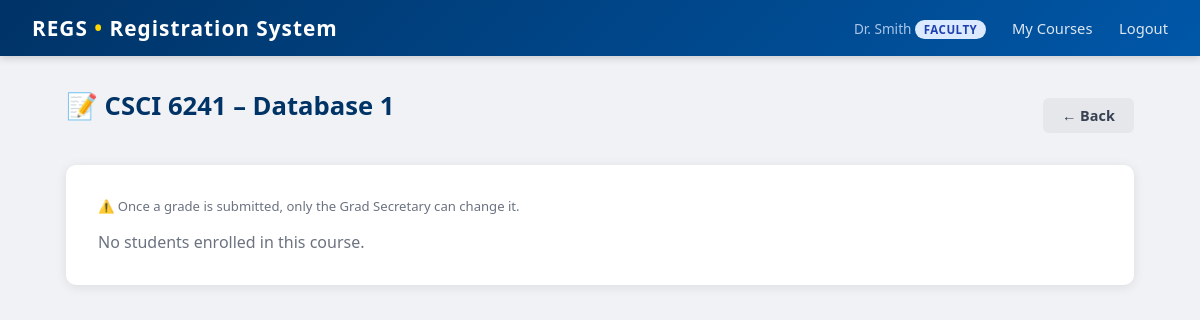
The app's page /faculty/grades/6 (signed in), older data.
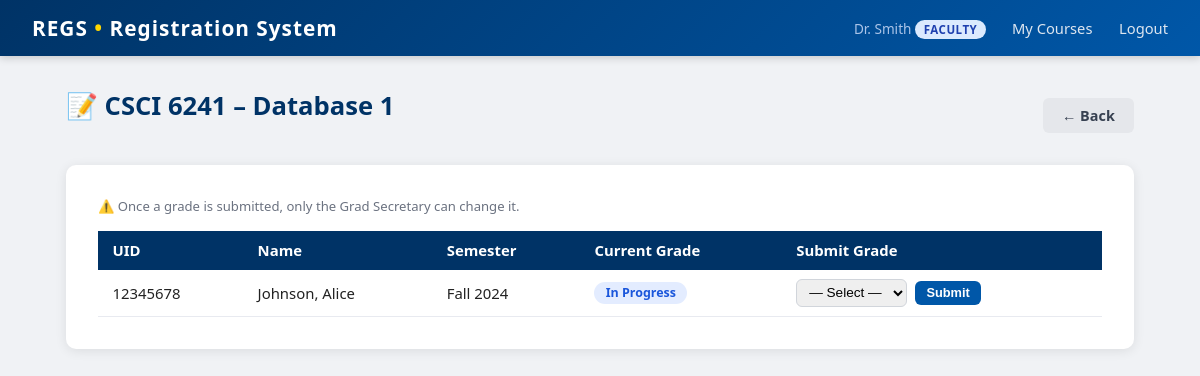
The same page, newer data.
### tables this page shows
CREATE TABLE enrollments (
    id          INTEGER PRIMARY KEY AUTOINCREMENT,
    student_id  INTEGER NOT NULL REFERENCES students(id),
    schedule_id INTEGER NOT NULL REFERENCES course_schedule(id),
    grade       TEXT NOT NULL DEFAULT 'IP',
    UNIQUE(student_id, schedule_id)
);

CREATE TABLE students (
    id         INTEGER PRIMARY KEY AUTOINCREMENT,
    user_id    INTEGER UNIQUE NOT NULL REFERENCES users(id),
    uid        TEXT UNIQUE NOT NULL,
    first_name TEXT NOT NULL,
    last_name  TEXT NOT NULL,
    program    TEXT NOT NULL CHECK(program IN ('Masters','PhD')),
    address    TEXT,
    email      TEXT,
    admit_year INTEGER DEFAULT 2024
);

CREATE TABLE course_schedule (
    id         INTEGER PRIMARY KEY AUTOINCREMENT,
    course_id  INTEGER NOT NULL REFERENCES courses(id),
    faculty_id INTEGER REFERENCES users(id),
    semester   TEXT NOT NULL CHECK(semester IN ('Fall','Spring','Summer')),
    year       INTEGER NOT NULL,
    day        TEXT NOT NULL,
    time_slot  TEXT NOT NULL
);

### app.py (the view, shortened to what this page needs)
@app.route('/faculty/grades/<int:schedule_id>', methods=['GET', 'POST'])
def faculty_grades(schedule_id):
    if session.get('role') != 'faculty':
        return redirect(url_for('login'))
    db = get_db()
    course = db.execute('''
        SELECT cs.*, c.dept, c.course_number, c.title
        FROM course_schedule cs
        JOIN courses c ON cs.course_id = c.id
        WHERE cs.id=? AND cs.faculty_id=?
    ''', (schedule_id, session['user_id'])).fetchone()
    if not course:
        flash('Access denied.', 'error')
        return redirect(url_for('faculty_dashboard'))
    enrollments = db.execute('''
        SELECT e.id, s.uid, s.first_name, s.last_name,
               cs.semester, cs.year, e.grade
        FROM enrollments e
        JOIN students s ON e.student_id = s.id
        JOIN course_schedule cs ON e.schedule_id = cs.id
        WHERE e.schedule_id=?
        ORDER BY s.last_name
    ''', (schedule_id,)).fetchall()
    return render_template('faculty_grades.html', course=course, enrollments=enrollments)

### app.py (called while the page is built)
def get_db():
    if 'db' not in g:
        g.db = sqlite3.connect(DATABASE)
        g.db.row_factory = sqlite3.Row
        g.db.execute("PRAGMA foreign_keys = ON")
    return g.db

@app.teardown_appcontext
def teardown_db(e=None):
    close_db(e)

### templates/faculty_grades.html (shortened to what this page needs)
{% extends "base.html" %}
{% block content %}
<div class="page-header">
  <h1>📝 {{ course.dept }} {{ course.course_number }} – {{ course.title }}</h1>
  <a href="{{ url_for('faculty_dashboard') }}" class="btn btn-secondary">← Back</a>
</div>
<div class="card">
  <p class="text-small text-muted mb-2">
    ⚠️ Once a grade is submitted, only the Grad Secretary can change it.
  </p>
  {% if enrollments %}
  <table>
    <thead>
      <tr><th>UID</th><th>Name</th><th>Semester</th><th>Current Grade</th><th>Submit Grade</th></tr>
    </thead>
    <tbody>
    {% for e in enrollments %}
      <tr>
        <td>{{ e.uid }}</td>
        <td>{{ e.last_name }}, {{ e.first_name }}</td>
        <td>{{ e.semester }} {{ e.year }}</td>
        <td>
          {% if e.grade == 'IP' %}
            <span class="badge badge-ip">In Progress</span>
          {% elif e.grade == 'F' %}
            <span class="badge badge-fail">{{ e.grade }}</span>
          {% else %}
            <span class="badge badge-pass">{{ e.grade }}</span>
          {% endif %}
        </td>
        <td>
          {% if e.grade == 'IP' %}
          <form method="POST" class="flex-gap">
            <select name="grade" required style="width:auto; padding:.3rem .5rem; font-size:0.85rem;">
              <option value="">— Select —</option>
            </select>
            <button type="submit" class="btn btn-primary btn-sm">Submit</button>
          </form>
          {% else %}
            <span class="text-muted text-small">Locked</span>
          {% endif %}
        </td>
      </tr>
    {% endfor %}
    </tbody>
  </table>
  {% else %}
    <p class="text-muted">No students enrolled in this course.</p>
  {% endif %}
</div>
{% endblock %}

Row changes from the older to the newer data that the page shows:
added enrollments: uid "12345678", last_name "Johnson", first_name "Alice", semester "Fall", year "2024", grade "In Progress"
Text that changed along with them:
text no longer shown: "No students enrolled in this course."
text now shown: "UID Name Semester Current Grade Submit Grade"
